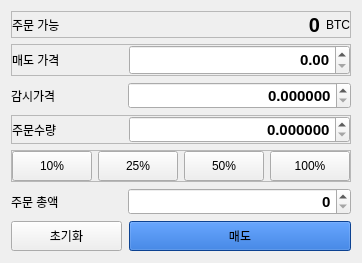
               <widget class="QWidget" name="page_3">
                <layout class="QVBoxLayout" name="verticalLayout_13">
                 <item>
                  <widget class="QFrame" name="frame_36">
                   <property name="frameShape">
                    <enum>QFrame::StyledPanel</enum>
                   </property>
                   <property name="frameShadow">
                    <enum>QFrame::Raised</enum>
                   </property>
                   <layout class="QHBoxLayout" name="horizontalLayout_39" stretch="0,2,0">
                    <property name="leftMargin">
                     <number>0</number>
                    </property>
                    <property name="topMargin">
                     <number>1</number>
                    </property>
                    <property name="rightMargin">
                     <number>0</number>
                    </property>
                    <property name="bottomMargin">
                     <number>0</number>
                    </property>
                    <item>
                     <widget class="QLabel" name="label_44">
                      <property name="layoutDirection">
                       <enum>Qt::LeftToRight</enum>
                      </property>
                      <property name="styleSheet">
                       <string notr="true"/>
                      </property>
                      <property name="text">
                       <string>주문 가능</string>
                      </property>
                     </widget>
                    </item>
                    <item>
                     <widget class="QLabel" name="sell_orderable_3">
                      <property name="font">
                       <font>
                        <pointsize>15</pointsize>
                        <weight>75</weight>
                        <bold>true</bold>
                       </font>
                      </property>
                      <property name="text">
                       <string>0</string>
                      </property>
                      <property name="alignment">
                       <set>Qt::AlignRight|Qt::AlignTrailing|Qt::AlignVCenter</set>
                      </property>
                     </widget>
                    </item>
                    <item>
                     <widget class="QLabel" name="sell_ticker_3">
                      <property name="layoutDirection">
                       <enum>Qt::LeftToRight</enum>
                      </property>
                      <property name="text">
                       <string>BTC</string>
                      </property>
                      <property name="alignment">
                       <set>Qt::AlignLeading|Qt::AlignLeft|Qt::AlignVCenter</set>
                      </property>
                     </widget>
                    </item>
                   </layout>
                  </widget>
                 </item>
                 <item>
                  <widget class="QFrame" name="frame_37">
                   <property name="frameShape">
                    <enum>QFrame::StyledPanel</enum>
                   </property>
                   <property name="frameShadow">
                    <enum>QFrame::Raised</enum>
                   </property>
                   <layout class="QHBoxLayout" name="horizontalLayout_40" stretch="1,2">
                    <property name="leftMargin">
                     <number>0</number>
                    </property>
                    <property name="topMargin">
                     <number>0</number>
                    </property>
                    <property name="rightMargin">
                     <number>0</number>
                    </property>
                    <property name="bottomMargin">
                     <number>0</number>
                    </property>
                    <item>
                     <widget class="QLabel" name="label_46">
                      <property name="text">
                       <string>매도 가격</string>
                      </property>
                     </widget>
                    </item>
                    <item>
                     <widget class="QDoubleSpinBox" name="sell_price_3">
                      <property name="minimumSize">
                       <size>
                        <width>34</width>
                        <height>30</height>
                       </size>
                      </property>
                      <property name="font">
                       <font>
                        <pointsize>11</pointsize>
                        <weight>75</weight>
                        <bold>true</bold>
                       </font>
                      </property>
                      <property name="alignment">
                       <set>Qt::AlignRight|Qt::AlignTrailing|Qt::AlignVCenter</set>
                      </property>
                      <property name="showGroupSeparator" stdset="0">
                       <bool>true</bool>
                      </property>
                      <property name="decimals">
                       <number>2</number>
                      </property>
                      <property name="maximum">
                       <double>1000000000000000.000000000000000</double>
                      </property>
                     </widget>
                    </item>
                   </layout>
                  </widget>
                 </item>
                 <item>
                  <widget class="QFrame" name="horizontalFrame_3">
                   <layout class="QHBoxLayout" name="horizontalLayout_13" stretch="1,2">
                    <property name="leftMargin">
                     <number>0</number>
                    </property>
                    <property name="topMargin">
                     <number>0</number>
                    </property>
                    <property name="rightMargin">
                     <number>0</number>
                    </property>
                    <property name="bottomMargin">
                     <number>0</number>
                    </property>
                    <item>
                     <widget class="QLabel" name="label_4">
                      <property name="text">
                       <string>감시가격</string>
                      </property>
                     </widget>
                    </item>
                    <item>
                     <widget class="QDoubleSpinBox" name="sell_monitor_price_3">
                      <property name="maximumSize">
                       <size>
                        <width>16777215</width>
                        <height>30</height>
                       </size>
                      </property>
                      <property name="font">
                       <font>
                        <pointsize>11</pointsize>
                        <weight>75</weight>
                        <bold>true</bold>
                       </font>
                      </property>
                      <property name="alignment">
                       <set>Qt::AlignRight|Qt::AlignTrailing|Qt::AlignVCenter</set>
                      </property>
                      <property name="showGroupSeparator" stdset="0">
                       <bool>true</bool>
                      </property>
                      <property name="decimals">
                       <number>6</number>
                      </property>
                      <property name="maximum">
                       <double>1000000000000000.000000000000000</double>
                      </property>
                     </widget>
                    </item>
                   </layout>
                  </widget>
                 </item>
                 <item>
                  <widget class="QFrame" name="frame_38">
                   <property name="font">
                    <font>
                     <weight>50</weight>
                     <bold>false</bold>
                    </font>
                   </property>
                   <property name="frameShape">
                    <enum>QFrame::StyledPanel</enum>
                   </property>
                   <property name="frameShadow">
                    <enum>QFrame::Raised</enum>
                   </property>
                   <layout class="QHBoxLayout" name="horizontalLayout_14" stretch="1,2">
                    <property name="leftMargin">
                     <number>0</number>
                    </property>
                    <property name="topMargin">
                     <number>0</number>
                    </property>
                    <property name="rightMargin">
                     <number>0</number>
                    </property>
                    <property name="bottomMargin">
                     <number>0</number>
                    </property>
                    <item>
                     <widget class="QLabel" name="label_47">
                      <property name="text">
                       <string>주문수량</string>
                      </property>
                     </widget>
                    </item>
                    <item>
                     <widget class="QDoubleSpinBox" name="sell_volume_3">
                      <property name="maximumSize">
                       <size>
                        <width>16777215</width>
                        <height>30</height>
                       </size>
                      </property>
                      <property name="font">
                       <font>
                        <pointsize>11</pointsize>
                        <weight>75</weight>
                        <bold>true</bold>
                       </font>
                      </property>
                      <property name="alignment">
                       <set>Qt::AlignRight|Qt::AlignTrailing|Qt::AlignVCenter</set>
                      </property>
                      <property name="showGroupSeparator" stdset="0">
                       <bool>true</bool>
                      </property>
                      <property name="decimals">
                       <number>6</number>
                      </property>
                      <property name="maximum">
                       <double>1000000000000000.000000000000000</double>
                      </property>
                     </widget>
                    </item>
                   </layout>
                  </widget>
                 </item>
                 <item>
                  <widget class="QFrame" name="frame_39">
                   <property name="frameShape">
                    <enum>QFrame::StyledPanel</enum>
                   </property>
                   <property name="frameShadow">
                    <enum>QFrame::Raised</enum>
                   </property>
                   <layout class="QHBoxLayout" name="horizontalLayout_41">
                    <property name="leftMargin">
                     <number>0</number>
                    </property>
                    <property name="topMargin">
                     <number>0</number>
                    </property>
                    <property name="rightMargin">
                     <number>0</number>
                    </property>
                    <property name="bottomMargin">
                     <number>0</number>
                    </property>
                    <item>
                     <widget class="QPushButton" name="sell_ten_3">
                      <property name="minimumSize">
                       <size>
                        <width>0</width>
                        <height>30</height>
                       </size>
                      </property>
                      <property name="text">
                       <string>10%</string>
                      </property>
                     </widget>
                    </item>
                    <item>
                     <widget class="QPushButton" name="sell_twenty_fifth_3">
                      <property name="minimumSize">
                       <size>
                        <width>0</width>
                        <height>30</height>
                       </size>
                      </property>
                      <property name="text">
                       <string>25%</string>
                      </property>
                     </widget>
                    </item>
                    <item>
                     <widget class="QPushButton" name="sell_fifty_3">
                      <property name="minimumSize">
                       <size>
                        <width>0</width>
                        <height>30</height>
                       </size>
                      </property>
                      <property name="text">
                       <string>50%</string>
                      </property>
                     </widget>
                    </item>
                    <item>
                     <widget class="QPushButton" name="sell_hundred_3">
                      <property name="minimumSize">
                       <size>
                        <width>0</width>
                        <height>30</height>
                       </size>
                      </property>
                      <property name="text">
                       <string>100%</string>
                      </property>
                     </widget>
                    </item>
                   </layout>
                  </widget>
                 </item>
                 <item>
                  <widget class="QFrame" name="horizontalFrame_20">
                   <layout class="QHBoxLayout" name="horizontalLayout_42" stretch="1,2">
                    <property name="leftMargin">
                     <number>0</number>
                    </property>
                    <property name="topMargin">
                     <number>0</number>
                    </property>
                    <property name="rightMargin">
                     <number>0</number>
                    </property>
                    <property name="bottomMargin">
                     <number>0</number>
                    </property>
                    <item>
                     <widget class="QLabel" name="label_14">
                      <property name="text">
                       <string>주문 총액</string>
                      </property>
                     </widget>
                    </item>
                    <item>
                     <widget class="QDoubleSpinBox" name="sell_total_price_3">
                      <property name="maximumSize">
                       <size>
                        <width>16777215</width>
                        <height>30</height>
                       </size>
                      </property>
                      <property name="font">
                       <font>
                        <pointsize>11</pointsize>
                        <weight>75</weight>
                        <bold>true</bold>
                       </font>
                      </property>
                      <property name="alignment">
                       <set>Qt::AlignRight|Qt::AlignTrailing|Qt::AlignVCenter</set>
                      </property>
                      <property name="showGroupSeparator" stdset="0">
                       <bool>true</bool>
                      </property>
                      <property name="decimals">
                       <number>0</number>
                      </property>
                      <property name="maximum">
                       <double>1000000000000000019884624838656.000000000000000</double>
                      </property>
                     </widget>
                    </item>
                   </layout>
                  </widget>
                 </item>
                 <item>
                  <widget class="QFrame" name="horizontalFrame_21">
                   <layout class="QHBoxLayout" name="horizontalLayout_43" stretch="1,2">
                    <property name="spacing">
                     <number>7</number>
                    </property>
                    <property name="leftMargin">
                     <number>0</number>
                    </property>
                    <property name="topMargin">
                     <number>0</number>
                    </property>
                    <property name="rightMargin">
                     <number>0</number>
                    </property>
                    <property name="bottomMargin">
                     <number>1</number>
                    </property>
                    <item>
                     <widget class="QPushButton" name="sell_reset_3">
                      <property name="minimumSize">
                       <size>
                        <width>0</width>
                        <height>30</height>
                       </size>
                      </property>
                      <property name="styleSheet">
                       <string notr="true"/>
                      </property>
                      <property name="text">
                       <string>초기화</string>
                      </property>
                     </widget>
                    </item>
                    <item>
                     <widget class="QPushButton" name="sell_sell_btn_3">
                      <property name="minimumSize">
                       <size>
                        <width>0</width>
                        <height>30</height>
                       </size>
                      </property>
                      <property name="styleSheet">
                       <string notr="true">QPushButton {	
	background-color:#115dcb;
}
QPushButton:pressed {	
	/*background-color: rgb(60, 60, 60);*/
	background-color: #124ca0;
}
QPushButton:hover{
	background-color: #0e4799;
}</string>
                      </property>
                      <property name="text">
                       <string>매도</string>
                      </property>
                     </widget>
                    </item>
                   </layout>
                  </widget>
                 </item>
                </layout>
               </widget>
